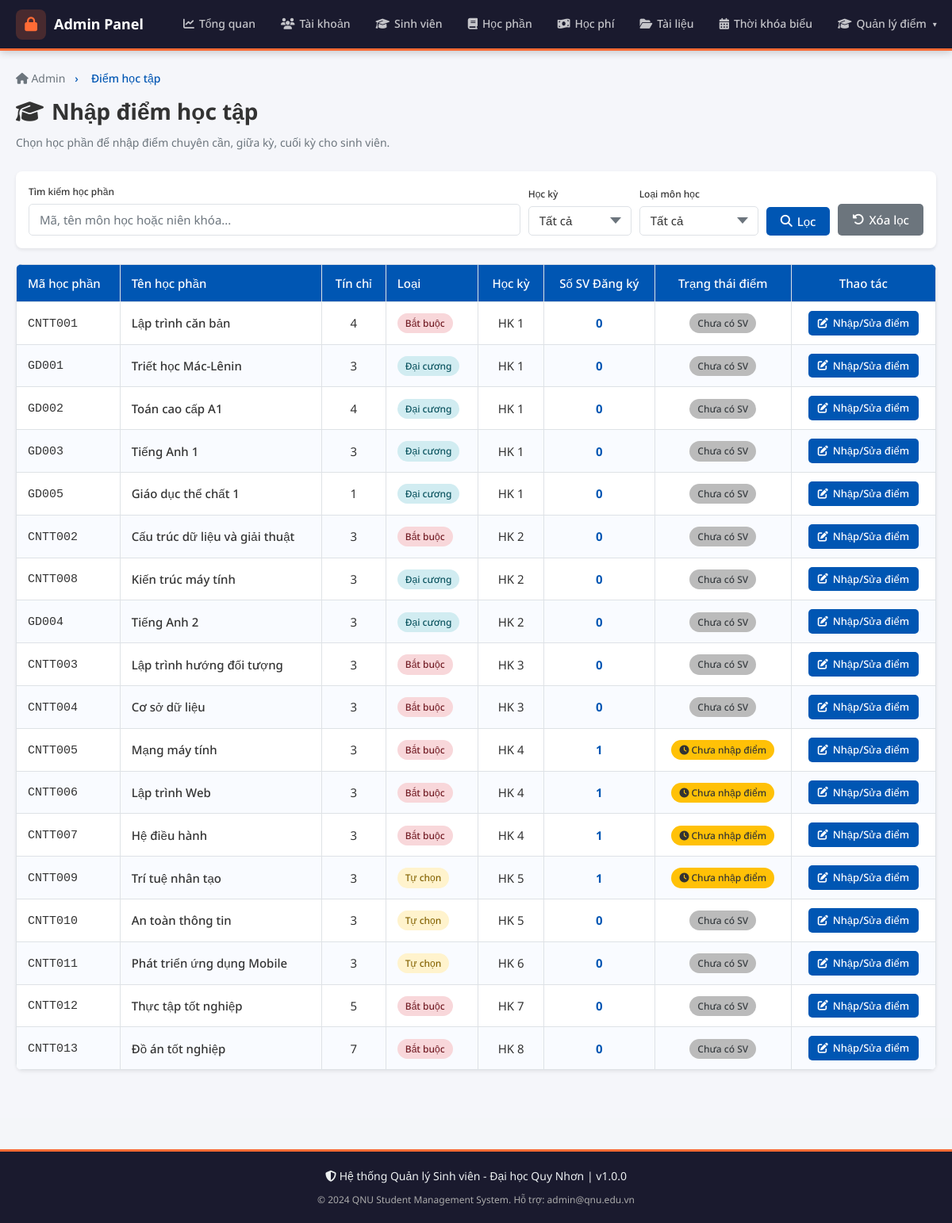
The page /admin/diem/hoc_tap.php (signed in) on the database its author committed.
### tables this page shows
CREATE TABLE IF NOT EXISTS `hoc_phan` (
  `id` INT AUTO_INCREMENT PRIMARY KEY,
  `ma_hp` VARCHAR(20) NOT NULL UNIQUE,
  `ten_hp` VARCHAR(150) NOT NULL,
  `so_tin_chi` INT NOT NULL DEFAULT 3,
  `loai` ENUM('Bắt buộc','Tự chọn','Đại cương') DEFAULT 'Bắt buộc',
  `hoc_ky` INT NOT NULL DEFAULT 1,
  `nien_khoa` VARCHAR(20),
  `thu` TINYINT DEFAULT NULL COMMENT '2=Thứ 2, ..., 8=Chủ nhật',
  `tiet_bat_dau` TINYINT DEFAULT NULL,
  `so_tiet` TINYINT DEFAULT NULL,
  `phong_hoc` VARCHAR(50) DEFAULT NULL,
  `giang_vien` VARCHAR(100) DEFAULT NULL,
  `si_so_toi_da` INT DEFAULT 50,
  `si_so_hien_tai` INT DEFAULT 0,
  `ma_hp_tien_quyet` VARCHAR(20) DEFAULT NULL
);

### includes/session.php (called while the page is built, shortened)
<?php
function e(string $str): string {
    return htmlspecialchars($str, ENT_QUOTES, 'UTF-8');
}
?>

### admin/diem/hoc_tap.php (the view, shortened to what this page needs)
<?php
require_once ROOT . '/includes/session.php';
$db = getDB();
$action = $_GET['action'] ?? 'list';
if ($action === 'list') {
    $search = trim($_GET['search'] ?? '');
    $sql = "
        SELECT hp.*,
               (SELECT COUNT(*) FROM dang_ky_hp WHERE hoc_phan_id = hp.id AND trang_thai = 'Đã duyệt') AS si_so_dk,
               (SELECT COUNT(DISTINCT sinh_vien_id) FROM diem_hoc_tap WHERE hoc_phan_id = hp.id) AS so_sv_co_diem
        FROM hoc_phan hp
        WHERE 1 = 1
    ";
    $sql .= " ORDER BY hp.hoc_ky ASC, hp.ma_hp ASC";
    $stmt = $db->prepare($sql);
    $stmt->execute();
    $list_hp = $stmt->get_result()->fetch_all(MYSQLI_ASSOC);
    require_once ROOT . '/includes/admin/header_admin.php';
    require_once ROOT . '/includes/admin/navbar_admin.php';
    ?>
    <div class="admin-wrapper">
      <div class="admin-container">
        <div class="page-title fade-in">
          <div class="breadcrumb">
            <a href="<?= BASE_URL ?>/admin/dashboard.php"><i class="fas fa-home"></i> Admin</a>
            <span>›</span><span>Điểm học tập</span>
          </div>
          <h1><i class="fas fa-graduation-cap"></i> Nhập điểm học tập</h1>
          <p>Chọn học phần để nhập điểm chuyên cần, giữa kỳ, cuối kỳ cho sinh viên.</p>
        </div>
        <div class="card fade-in">
          <div class="card-body" style="padding:16px">
            <form method="GET" class="action-bar" style="align-items:flex-end;margin-bottom:0">
              <div class="form-group search-box" style="margin:0">
                <label style="font-size:12px">Tìm kiếm học phần</label>
                <input type="text" name="search" class="form-control" placeholder="Mã, tên môn học hoặc niên khóa..." value="<?= e($search) ?>">
              </div>
              <div class="form-group" style="margin:0;min-width:130px">
                <label style="font-size:12px">Học kỳ</label>
                <select name="hoc_ky" class="form-control">
                  <option value="0">Tất cả</option>
                </select>
              </div>
              <div class="form-group" style="margin:0;min-width:150px">
                <label style="font-size:12px">Loại môn học</label>
                <select name="loai" class="form-control">
                  <option value="">Tất cả</option>
                </select>
              </div>
              <button type="submit" class="btn btn-primary"><i class="fas fa-search"></i> Lọc</button>
              <a href="hoc_tap.php" class="btn btn-secondary"><i class="fas fa-rotate-left"></i> Xóa lọc</a>
            </form>
          </div>
        </div>
        <div class="card fade-in">
          <div class="card-body" style="padding:0">
            <?php if (empty($list_hp)): ?>
              <div style="padding:40px;text-align:center;color:#777">
                <i class="fas fa-book-open" style="font-size:42px;margin-bottom:12px;display:block"></i>
                Không tìm thấy học phần nào phù hợp.
              </div>
            <?php else: ?>
              <div class="table-wrap">
                <table>
                  <thead>
                    <tr>
                      <th>Mã học phần</th>
                      <th>Tên học phần</th>
                      <th style="text-align:center">Tín chỉ</th>
                      <th>Loại</th>
                      <th style="text-align:center">Học kỳ</th>
                      <th style="text-align:center">Số SV Đăng ký</th>
                      <th style="text-align:center">Trạng thái điểm</th>
                      <th style="text-align:center">Thao tác</th>
                    </tr>
                  </thead>
                  <tbody>
                    <?php foreach ($list_hp as $hp): ?>
                      <tr>
                        <td><code><?= e($hp['ma_hp']) ?></code></td>
                        <td style="font-weight: 500"><?= e($hp['ten_hp']) ?></td>
                        <td style="text-align:center"><?= (int)$hp['so_tin_chi'] ?></td>
                        <td>
                          <span class="badge badge-<?= $hp['loai']==='Bắt buộc'?'danger':($hp['loai']==='Tự chọn'?'warning':'info') ?>">
                            <?= e($hp['loai']) ?>
                          </span>
                        </td>
                        <td style="text-align:center">HK <?= (int)$hp['hoc_ky'] ?></td>
                        <td style="text-align:center; font-weight: bold; color: var(--primary)">
                          <?= (int)$hp['si_so_dk'] ?>
                        </td>
                        <td style="text-align:center">
                          <?php if ($hp['si_so_dk'] == 0): ?>
                            <span class="badge badge-secondary" style="background:#bbb">Chưa có SV</span>
                          <?php elseif ($hp['so_sv_co_diem'] == 0): ?>
                            <span class="badge badge-warning" style="background:#ffc107;color:#333"><i class="fas fa-clock"></i> Chưa nhập điểm</span>
                          <?php elseif ($hp['so_sv_co_diem'] < $hp['si_so_dk']): ?>
                            <span class="badge badge-info" style="background:#17a2b8"><i class="fas fa-spinner"></i> Đang nhập (<?= $hp['so_sv_co_diem'] ?>/<?= $hp['si_so_dk'] ?>)</span>
                          <?php else: ?>
                            <span class="badge badge-success" style="background:#28a745"><i class="fas fa-check-double"></i> Đã nhập đủ</span>
                          <?php endif; ?>
                        </td>
                        <td style="text-align:center">
                          <a href="?action=edit&hoc_phan_id=<?= (int)$hp['id'] ?>" class="btn btn-sm btn-primary">
                            <i class="fas fa-edit"></i> Nhập/Sửa điểm
                          </a>
                        </td>
                      </tr>
                    <?php endforeach; ?>
                  </tbody>
                </table>
              </div>
            <?php endif; ?>
          </div>
        </div>
      </div>
    </div>
    <?php
    require_once ROOT . '/includes/admin/footer_admin.php';
}
?>

### assets/css/style.css (style rules this page uses)
:root { --primary: #0056B3; --primary-dark: #003d80; --primary-light: #e8f0fb; --bg: #F4F6F9; --white: #FFFFFF; --text: #333333; --text-muted: #6C757D; --success: #28A745; --danger: #DC3545; --warning: #FFC107; --info: #17A2B8; --border: #dee2e6; --shadow: 0 2px 8px rgba(0,0,0,.08); --shadow-md: 0 4px 16px rgba(0,0,0,.12); --radius: 8px; --radius-sm: 5px; --sidebar-w: 250px; --header-h: 64px; --transition: .1s ease; --font-sans: 'Noto Sans', 'Roboto', Arial, 'Helvetica Neue', sans-serif; }
*, *::before, *::after { box-sizing: border-box; margin: 0; padding: 0; }
html { scroll-behavior: smooth; }
body { font-family: var(--font-sans); font-size: 16px; color: var(--text); background: var(--bg); line-height: 1.6; text-rendering: optimizeLegibility; -webkit-font-smoothing: antialiased; -moz-osx-font-smoothing: grayscale; }
a { color: var(--primary); text-decoration: none; transition: color var(--transition); }
h1 { font-size: 26px; font-weight: 700; }
.btn { display: inline-flex; align-items: center; gap: 6px; padding: 8px 18px; font-size: 15px; font-family: var(--font-sans); font-weight: 500; border-radius: var(--radius-sm); border: none; cursor: pointer; transition: background var(--transition), transform .1s, box-shadow var(--transition); white-space: nowrap; }
.btn-primary { background: var(--primary); color: #fff; }
.btn-secondary { background: #6C757D; color: #fff; }
.btn-sm { padding: 5px 12px; font-size: 13px; }
.card { background: var(--white); border-radius: var(--radius); box-shadow: var(--shadow); overflow: hidden; }
.card-body { padding: 20px; }
.table-wrap { overflow-x: auto; }
table { width: 100%; border-collapse: collapse; font-size: 15px; }
table th, table td { padding: 11px 14px; text-align: left; border: 1px solid var(--border); vertical-align: middle; }
table thead tr { background: var(--primary); color: #fff; }
table thead th { font-weight: 500; }
table tbody tr:nth-child(even) { background: #f9fbff; }
.form-group { margin-bottom: 18px; }
.form-group label { display: block; font-size: 14px; font-weight: 500; margin-bottom: 6px; color: var(--text); }
.form-control { width: 100%; padding: 9px 13px; font-size: 15px; font-family: var(--font-sans); color: var(--text); background: var(--white); border: 1.5px solid var(--border); border-radius: var(--radius-sm); transition: border-color var(--transition), box-shadow var(--transition); outline: none; }
.form-control::placeholder { color: var(--text-muted); }
select.form-control { appearance: none; background-repeat: no-repeat; background-position: right 12px center; padding-right: 32px; }
.badge { display: inline-block; padding: 3px 10px; border-radius: 20px; font-size: 12px; font-weight: 500; white-space: nowrap; }
.badge-danger { background: #f8d7da; color: #721c24; }
.badge-warning { background: #fff3cd; color: #856404; }
.badge-secondary { background: #e2e3e5; color: #383d41; }
.badge-info { background: #d1ecf1; color: #0c5460; }
.page-title { margin-bottom: 22px; }
.page-title h1 { color: var(--primary); font-size: 24px; margin-bottom: 4px; }
.page-title p { color: var(--text-muted); font-size: 14px; }
.page-title .breadcrumb { display: flex; gap: 8px; font-size: 14px; color: var(--text-muted); margin-bottom: 8px; }
.page-title .breadcrumb a { color: var(--text-muted); }
.page-title .breadcrumb span { color: var(--primary); font-weight: 500; }
.fade-in { animation: fadeIn .12s cubic-bezier(0.34, 1.56, 0.64, 1); }

### includes/admin/header_admin.php (style rules this page uses)
.admin-wrapper { padding-top: calc(var(--header-h) + 24px); padding-bottom: 40px; min-height: 100vh; background: #f5f6fa; }
.admin-container { max-width: 1400px; margin: 0 auto; padding: 0 20px; }
.page-title { margin-bottom: 24px; }
.page-title h1 { font-size: 28px; font-weight: 700; color: var(--text-dark); margin: 0 0 6px; display: flex; align-items: center; gap: 10px; }
.page-title p { color: var(--text-muted); margin: 0; }
.breadcrumb { font-size: 12px; color: var(--text-muted); margin-bottom: 10px; }
.breadcrumb a { color: var(--primary); text-decoration: none; }
.breadcrumb span { margin: 0 4px; }
.action-bar { display: flex; gap: 10px; margin-bottom: 20px; flex-wrap: wrap; }
.action-bar .search-box { flex: 1; min-width: 250px; }
.card { background: white; border-radius: 8px; box-shadow: 0 2px 4px rgba(0,0,0,0.08); margin-bottom: 20px; }
.card-body { padding: 20px; }
.fade-in { animation: fadeIn .4s ease; }

### rows shown on the page
hoc_phan: ma_hp "CNTT001", ten_hp "Lập trình căn bản", so_tin_chi "4", loai "Bắt buộc", hoc_ky "1", si_so_dk "0", shows "Chưa có SV"
hoc_phan: ma_hp "GD001", ten_hp "Triết học Mác-Lênin", so_tin_chi "3", loai "Đại cương", hoc_ky "1", si_so_dk "0", shows "Chưa có SV"
hoc_phan: ma_hp "GD002", ten_hp "Toán cao cấp A1", so_tin_chi "4", loai "Đại cương", hoc_ky "1", si_so_dk "0", shows "Chưa có SV"
hoc_phan: ma_hp "GD003", ten_hp "Tiếng Anh 1", so_tin_chi "3", loai "Đại cương", hoc_ky "1", si_so_dk "0", shows "Chưa có SV"
hoc_phan: ma_hp "GD005", ten_hp "Giáo dục thể chất 1", so_tin_chi "1", loai "Đại cương", hoc_ky "1", si_so_dk "0", shows "Chưa có SV"
hoc_phan: ma_hp "CNTT002", ten_hp "Cấu trúc dữ liệu và giải thuật", so_tin_chi "3", loai "Bắt buộc", hoc_ky "2", si_so_dk "0", shows "Chưa có SV"
hoc_phan: ma_hp "CNTT008", ten_hp "Kiến trúc máy tính", so_tin_chi "3", loai "Đại cương", hoc_ky "2", si_so_dk "0", shows "Chưa có SV"
hoc_phan: ma_hp "GD004", ten_hp "Tiếng Anh 2", so_tin_chi "3", loai "Đại cương", hoc_ky "2", si_so_dk "0", shows "Chưa có SV"
hoc_phan: ma_hp "CNTT003", ten_hp "Lập trình hướng đối tượng", so_tin_chi "3", loai "Bắt buộc", hoc_ky "3", si_so_dk "0", shows "Chưa có SV"
hoc_phan: ma_hp "CNTT004", ten_hp "Cơ sở dữ liệu", so_tin_chi "3", loai "Bắt buộc", hoc_ky "3", si_so_dk "0", shows "Chưa có SV"
hoc_phan: ma_hp "CNTT005", ten_hp "Mạng máy tính", so_tin_chi "3", loai "Bắt buộc", hoc_ky "4", si_so_dk "1", shows "Chưa nhập điểm"
hoc_phan: ma_hp "CNTT006", ten_hp "Lập trình Web", so_tin_chi "3", loai "Bắt buộc", hoc_ky "4", si_so_dk "1", shows "Chưa nhập điểm"
hoc_phan: ma_hp "CNTT007", ten_hp "Hệ điều hành", so_tin_chi "3", loai "Bắt buộc", hoc_ky "4", si_so_dk "1", shows "Chưa nhập điểm"
hoc_phan: ma_hp "CNTT009", ten_hp "Trí tuệ nhân tạo", so_tin_chi "3", loai "Tự chọn", hoc_ky "5", si_so_dk "1", shows "Chưa nhập điểm"
hoc_phan: ma_hp "CNTT010", ten_hp "An toàn thông tin", so_tin_chi "3", loai "Tự chọn", hoc_ky "5", si_so_dk "0", shows "Chưa có SV"
hoc_phan: ma_hp "CNTT011", ten_hp "Phát triển ứng dụng Mobile", so_tin_chi "3", loai "Tự chọn", hoc_ky "6", si_so_dk "0", shows "Chưa có SV"
hoc_phan: ma_hp "CNTT012", ten_hp "Thực tập tốt nghiệp", so_tin_chi "5", loai "Bắt buộc", hoc_ky "7", si_so_dk "0", shows "Chưa có SV"
hoc_phan: ma_hp "CNTT013", ten_hp "Đồ án tốt nghiệp", so_tin_chi "7", loai "Bắt buộc", hoc_ky "8", si_so_dk "0", shows "Chưa có SV"

### other values the page prints
APP_VERSION "1.0.0"
